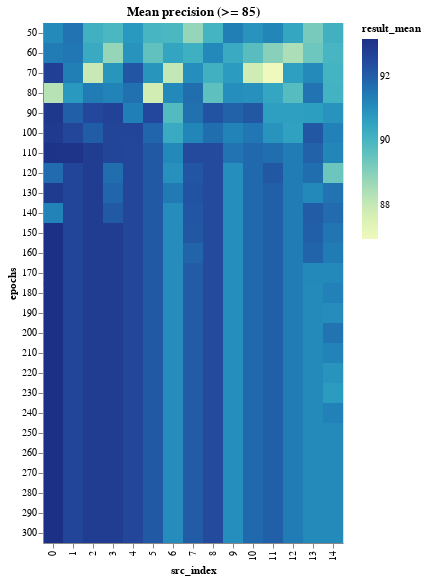

Notebook code for this chart:
### Code cell
range_epoch_results_df = epochs_results_df[
    epochs_results_df.result_mean >= DETAILED_VIEW_TRESHOLD
]

binified_epochs_heatmap(
    f"Mean precision (>= {DETAILED_VIEW_TRESHOLD})", 
    range_epoch_results_df
)

### Figure 1 — Vega-Lite specification as saved in the notebook (floating-point values rounded to 4 significant figures; data arrays with more than 128 entries replaced by an {"elided": "..."} marker saying what was removed)
{"config": {"view": {"continuousWidth": 400, "continuousHeight": 300}}, "hconcat": [{"mark": "rect", "encoding": {"color": {"type": "quantitative", "field": "result_mean"}, "tooltip": [{"type": "quantitative", "field": "result_mean"}, {"type": "quantitative", "field": "result_std"}, {"type": "quantitative", "field": "neurons"}, {"type": "quantitative", "field": "layers"}, {"type": "quantitative", "field": "epochs"}, {"type": "quantitative", "field": "src_index"}], "x": {"type": "ordinal", "field": "src_index"}, "y": {"type": "ordinal", "field": "epochs"}}, "selection": {"selector008": {"type": "interval", "bind": "scales", "encodings": ["x", "y"]}}, "title": "Mean precision (>= 85)"}], "data": {"name": "data-d696195f23144d47c3dd4d947ba02089"}, "$schema": "https://vega.github.io/schema/vega-lite/v4.8.1.json", "datasets": {"data-d696195f23144d47c3dd4d947ba02089": {"elided": "390 records"}}}
